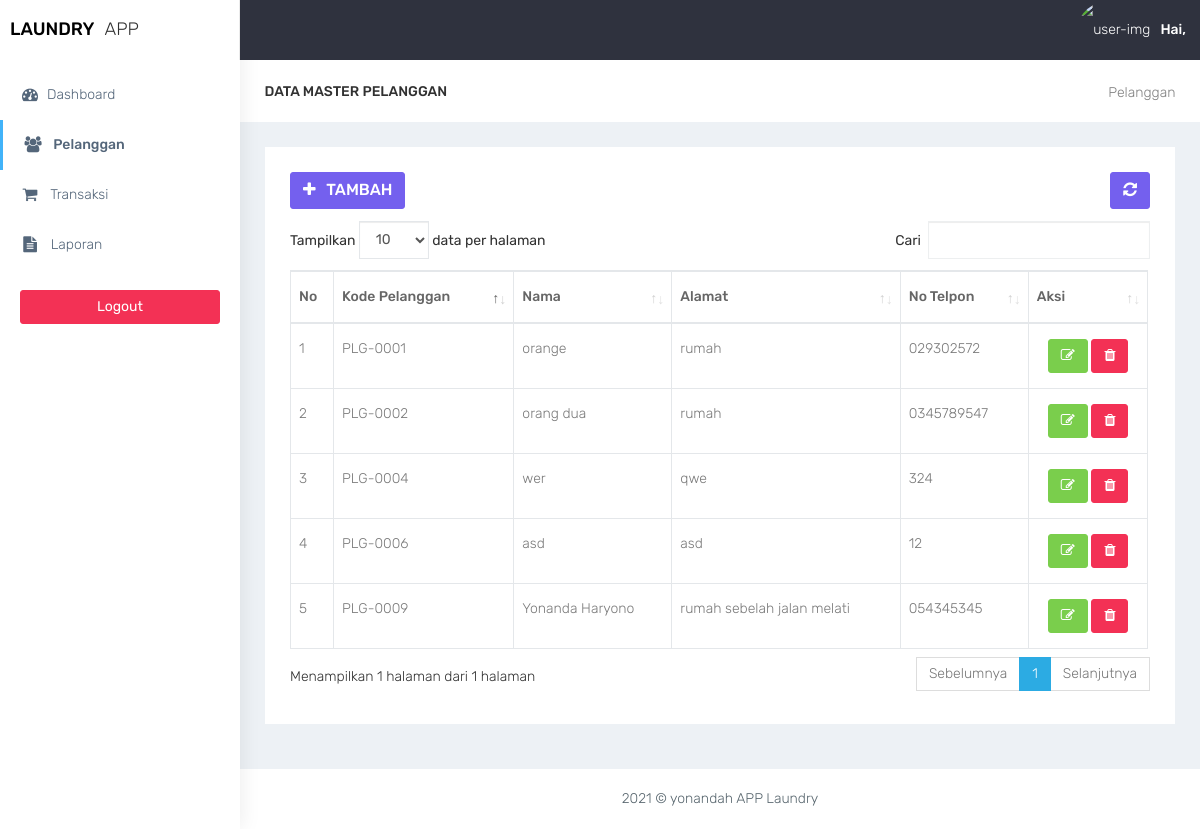
Screenshot of /pelanggank.php with the database file from the repository.
### tables this page shows
CREATE TABLE `tb_pelanggan` (
  `kode_pelanggan` varchar(10) NOT NULL,
  `nama` varchar(255) NOT NULL,
  `alamat` text NOT NULL,
  `telpon` varchar(20) NOT NULL
);

### pelanggank.php (the view, shortened to what this page needs)
<?php
require 'koneksi.php';
require 'layout_header_kasir.php';
?>
<div class="container-fluid">
    <div class="row bg-title">
        <div class="col-lg-3 col-md-4 col-sm-4 col-xs-12">
            <h4 class="page-title">Data Master Pelanggan</h4>
        </div>
        <div class="col-lg-9 col-sm-8 col-md-8 col-xs-12">
            <ol class="breadcrumb">
                <li><a href="#">Pelanggan</a></li>
            </ol>
        </div>
    </div>
    <div class="row">
        <div class="col-md-12 col-lg-12 col-sm-12 col-xs-12">
            <div class="white-box">
                <div class="row">
                    <div class="col-md-6">
                        <a href="pelanggan_tambahk.php" class="btn btn-primary box-title"><i class="fa fa-plus fa-fw"></i> Tambah</a>
                    </div>
                    <div class="col-md-6 text-right">
                        <button id="btn-refresh" class="btn btn-primary box-title text-right" title="Refresh Data"><i class="fa fa-refresh" id="ic-refresh"></i></button>
                    </div>
                </div>
                <div class="table-responsive">
                    <table class="table table-bordered thead-dark" id="table">
                        <thead class="thead-dark">
                            <tr>
                            <tr>
                                <th>No</th>
                                <th>Kode Pelanggan</th>
                                <th>Nama</th>
                                <th>Alamat</th>
                                <th>No Telpon</th>
                                <th>Aksi</th>
                            </tr>
                        </thead>
                        <tbody>
                            <?php
                            $no = 1;
                            $sql = $koneksi->query("select * from tb_pelanggan");
                            while ($data = $sql->fetch_assoc()) {
                            ?>
                                <tr>
                                    <td><?php echo $no++; ?></td>
                                    <td><?php echo $data['kode_pelanggan'] ?></td>
                                    <td><?php echo $data['nama'] ?></td>
                                    <td><?php echo $data['alamat'] ?></td>
                                    <td><?php echo $data['telpon'] ?></td>
                                    <td align="center">
                                        <a href="pelanggan_editk.php?id=<?= $data['kode_pelanggan']; ?>" data-toggle="tooltip" data-placement="bottom" title="Edit" class="btn btn-success"><i class="fa fa-edit"></i></a>
                                        <a href="pelanggan_hapusk.php?id=<?= $data['kode_pelanggan']; ?>" onclick="return confirm('Yakin hapus data ? ');" data-toggle="tooltip" data-placement="bottom" title="Hapus" class="btn btn-danger"><i class="fa fa-trash"></i></a>
                                    </td>
                                </tr>
                            <?php } ?>
                        </tbody>
                    </table>
                </div>
            </div>
        </div>
    </div>
</div>
<?php
require 'layout_footer_kasir.php';
?>

### assets/css/colors/default.css (style rules this page uses)
body { background: #fff; }

### rows the page displays
tb_pelanggan: kode_pelanggan "PLG-0001", nama "orange", alamat "rumah", telpon "029302572"
tb_pelanggan: kode_pelanggan "PLG-0002", nama "orang dua", alamat "rumah", telpon "0345789547"
tb_pelanggan: kode_pelanggan "PLG-0004", nama "wer", alamat "qwe", telpon "324"
tb_pelanggan: kode_pelanggan "PLG-0006", nama "asd", alamat "asd", telpon "12"
tb_pelanggan: kode_pelanggan "PLG-0009", nama "Yonanda Haryono", alamat "rumah sebelah jalan melati", telpon "054345345"
